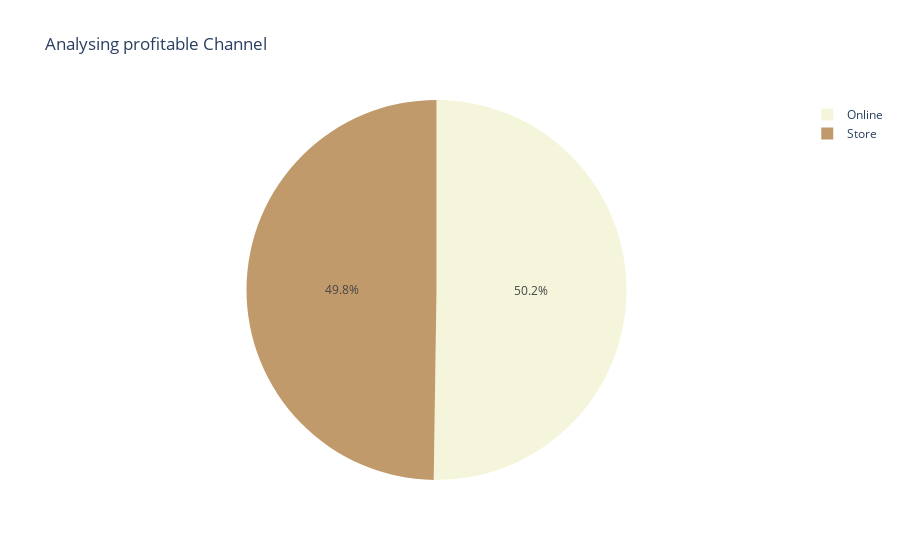

Write notebook code for a chart like this one.
### Code cell
#ANALYSING PREFERRED CHANNEL
cgraph=px.pie(
    channel_sales,
    names="Channel",
    values="NetSales",
    title="Analysing profitable Channel",
    color_discrete_sequence=["#F5F5DC","#C19A6B"]
)
cgraph.show()

### Figure 1 — Plotly figure (JSON) as saved in the notebook; plotly's stock layout.template omitted (floating-point values rounded to 4 significant figures)
{"data": [{"domain": {"x": [0, 1], "y": [0, 1]}, "hovertemplate": "Channel=%{label}<br>NetSales=%{value}<extra></extra>", "labels": ["Online", "Store"], "legendgroup": "", "name": "", "showlegend": true, "type": "pie", "values": [150263540, 148867000]}], "layout": {"legend": {"tracegroupgap": 0}, "piecolorway": ["#F5F5DC", "#C19A6B"], "title": {"text": "Analysing profitable Channel"}}}
